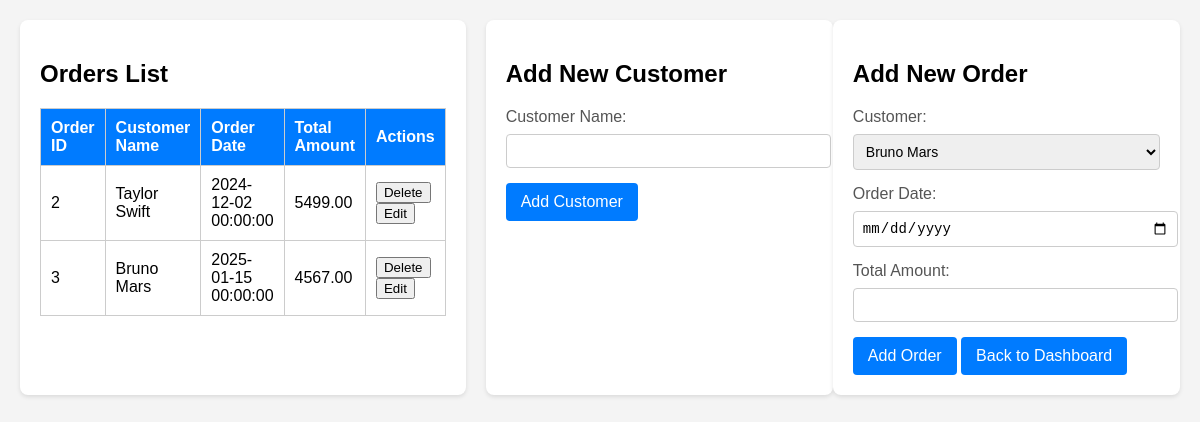
Screenshot of /FinalProject/orders.php (signed in) with the database file from the repository.
### tables this page shows
CREATE TABLE `orders` (
  `order_id` int(11) NOT NULL,
  `customer_id` int(11) NOT NULL,
  `order_date` datetime NOT NULL,
  `total_amount` decimal(10,2) NOT NULL
);

CREATE TABLE `customers` (
  `customer_name` varchar(255) NOT NULL,
  `customer_id` int(11) NOT NULL
);

### FinalProject/orders.php (the view, shortened to what this page needs)
<?php
$host = 'localhost';
$db = 'inventorymanagement';
$user = 'root';
$pass = '';
try {
    $pdo = new PDO("mysql:host=$host;dbname=$db", $user, $pass);
    $pdo->setAttribute(PDO::ATTR_ERRMODE, PDO::ERRMODE_EXCEPTION);
} catch (PDOException $e) {
    die("Database connection failed: " . $e->getMessage());
}
$orderQuery = $pdo->query("SELECT orders.order_id, customers.customer_name, orders.order_date, orders.total_amount
                           FROM orders
                           JOIN customers ON orders.customer_id = customers.customer_id");
$orders = $orderQuery->fetchAll(PDO::FETCH_ASSOC);
$customerQuery = $pdo->query("SELECT customer_id, customer_name FROM customers");
$customers = $customerQuery->fetchAll(PDO::FETCH_ASSOC);
$editOrder = null;
?>
<!DOCTYPE html>
<html lang="en">
<head>
</head>
<body>
    <div class="container">
        <div class="orders-table">
            <h2>Orders List</h2>
            <table>
                <thead>
                    <tr>
                        <th>Order ID</th>
                        <th>Customer Name</th>
                        <th>Order Date</th>
                        <th>Total Amount</th>
                        <th>Actions</th>
                    </tr>
                </thead>
                <tbody>
                    <?php foreach ($orders as $order): ?>
                        <tr>
                            <td><?= htmlspecialchars($order['order_id']) ?></td>
                            <td><?= htmlspecialchars($order['customer_name']) ?></td>
                            <td><?= htmlspecialchars($order['order_date']) ?></td>
                            <td><?= htmlspecialchars($order['total_amount']) ?></td>
                            <td>
                                <form style="display: inline-block;" method="POST">
                                    <button type="submit" name="delete_order">Delete</button>
                                </form>
                                <form style="display: inline-block;" method="POST">
                                    <button type="submit" name="edit_action">Edit</button>
                                </form>
                            </td>
                        </tr>
                    <?php endforeach; ?>
                </tbody>
            </table>
        </div>
                <div class="add-order-form">
            <h2>Add New Customer</h2>
            <form action="orders.php" method="POST">
                <label for="customer_name">Customer Name:</label>
                <input type="text" id="customer_name" name="customer_name" required>
                <button type="submit" name="add_customer">Add Customer</button>
            </form>
        </div>
<div class="add-order-form">
    <?php if ($editOrder): ?>
        <h2>Edit Order</h2>
        <form action="orders.php" method="POST">
            <input type="hidden" name="order_id" value="<?= htmlspecialchars($editOrder['order_id']) ?>">
            <label for="customer_id">Customer:</label>
            <select id="customer_id" name="customer_id" required>
                <?php foreach ($customers as $customer): ?>
                    <option value="<?= $customer['customer_id'] ?>" <?= $customer['customer_id'] == $editOrder['customer_id'] ? 'selected' : '' ?>>
                        <?= htmlspecialchars($customer['customer_name']) ?>
                    </option>
                <?php endforeach; ?>
            </select>
            <label for="order_date">Order Date:</label>
            <input type="date" id="order_date" name="order_date" value="<?= htmlspecialchars($editOrder['order_date']) ?>" required>
            <label for="total_amount">Total Amount:</label>
            <input type="number" step="0.01" id="total_amount" name="total_amount" value="<?= htmlspecialchars($editOrder['total_amount']) ?>" required>
            <div class="button-group">
                <button type="submit" name="edit_order">Save Changes</button>
                <button type="button" class="cancel-btn" onclick="window.location.href='orders.php'">Cancel</button>
            </div>
        </form>
    <?php else: ?>
        <h2>Add New Order</h2>
        <form action="orders.php" method="POST">
            <label for="customer_id">Customer:</label>
            <select id="customer_id" name="customer_id" required>
                <?php foreach ($customers as $customer): ?>
                    <option value="<?= $customer['customer_id'] ?>"><?= htmlspecialchars($customer['customer_name']) ?></option>
                <?php endforeach; ?>
            </select>
            <label for="order_date">Order Date:</label>
            <input type="date" id="order_date" name="order_date" required>
            <label for="total_amount">Total Amount:</label>
            <input type="number" step="0.01" id="total_amount" name="total_amount" required>
            <button type="submit" name="add_order">Add Order</button>
            <button class="back-btn" onclick="window.location.href='dashboard.php'">Back to Dashboard</button>
        </form>
    <?php endif; ?>
</div>
    </div>
</body>
</html>

### FinalProject/orders.php (style rules this page uses)
body { font-family: Arial, sans-serif; margin: 0; padding: 0; background-color: #f4f4f4; }
.container { display: flex; flex-direction: row; margin: 20px; }
.orders-table { flex: 1; margin-right: 20px; background: #fff; padding: 20px; border-radius: 8px; box-shadow: 0 2px 4px rgba(0, 0, 0, 0.1); }
.orders-table table { width: 100%; border-collapse: collapse; }
.orders-table th, .orders-table td { padding: 10px; border: 1px solid #ccc; text-align: left; }
.orders-table th { background: #007BFF; color: white; }
.add-order-form { flex: 1; background: #fff; padding: 20px; border-radius: 8px; box-shadow: 0 2px 4px rgba(0, 0, 0, 0.1); }
.add-order-form label { display: block; margin-bottom: 8px; color: #555; }
.add-order-form input, .add-order-form select { width: 100%; padding: 8px; margin-bottom: 15px; border: 1px solid #ccc; border-radius: 4px; font-size: 14px; }
.add-order-form button { background-color: #007BFF; color: white; border: none; padding: 10px 15px; border-radius: 4px; cursor: pointer; font-size: 16px; }
.back-btn { background-color: #6c757d; }

### rows the page displays
orders: order_id "2", customer.customer_name "Taylor Swift", order_date "2024-12-02 00:00:00", total_amount "5499.00"
orders: order_id "3", customer.customer_name "Bruno Mars", order_date "2025-01-15 00:00:00", total_amount "4567.00"

### other values shown
form field customer_id "Bruno Mars"
